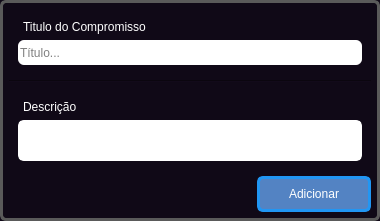
<?xml version="1.0" encoding="UTF-8"?>
<ui version="4.0">
 <class>Form</class>
 <widget class="QWidget" name="Form">
  <property name="geometry">
   <rect>
    <x>0</x>
    <y>0</y>
    <width>380</width>
    <height>221</height>
   </rect>
  </property>
  <property name="windowTitle">
   <string>Form</string>
  </property>
  <property name="styleSheet">
   <string notr="true">font: 63 9pt &quot;Inter 18pt SemiBold&quot;;
    background-color: #100917;
color: rgb(255, 255, 255);</string>
  </property>
  <layout class="QVBoxLayout" name="verticalLayout">
   <property name="leftMargin">
    <number>0</number>
   </property>
   <property name="topMargin">
    <number>0</number>
   </property>
   <property name="rightMargin">
    <number>0</number>
   </property>
   <property name="bottomMargin">
    <number>0</number>
   </property>
   <item alignment="Qt::AlignTop">
    <widget class="QWidget" name="local_cadastro" native="true">
     <property name="sizePolicy">
      <sizepolicy hsizetype="Expanding" vsizetype="Expanding">
       <horstretch>0</horstretch>
       <verstretch>0</verstretch>
      </sizepolicy>
     </property>
     <property name="minimumSize">
      <size>
       <width>0</width>
       <height>200</height>
      </size>
     </property>
     <property name="maximumSize">
      <size>
       <width>16777215</width>
       <height>16777215</height>
      </size>
     </property>
     <property name="styleSheet">
      <string notr="true">
QLabel{
	padding: 0px 2px;
	max-height:20px;
 	margin-top: 2px;
}

QLineEdit{
	color: rgb(0, 0, 0);
	background-color: rgb(255, 255, 255);
	max-height: 40px;   /* largura mínima */
	max-width: 500px;   /* largura mínima */
	min-height:25px;
    border-radius: 6px;
	border: none;
}
Line{
	background-color: rgb(255, 255, 255);
	max-height:2px;
}
#local_cadastro{
	
	
	
    border-radius: 6px;
    border: 3px solid #5a5a5a;

}</string>
     </property>
     <layout class="QVBoxLayout" name="verticalLayout_4">
      <item>
       <widget class="QWidget" name="widget" native="true">
        <layout class="QVBoxLayout" name="verticalLayout_2">
         <item>
          <widget class="QLabel" name="lbl_nome">
           <property name="maximumSize">
            <size>
             <width>200</width>
             <height>22</height>
            </size>
           </property>
           <property name="styleSheet">
            <string notr="true"/>
           </property>
           <property name="text">
            <string>Titulo do Compromisso</string>
           </property>
          </widget>
         </item>
         <item>
          <widget class="QLineEdit" name="lineEdit_funcao">
           <property name="minimumSize">
            <size>
             <width>0</width>
             <height>25</height>
            </size>
           </property>
           <property name="placeholderText">
            <string>Título...</string>
           </property>
          </widget>
         </item>
        </layout>
       </widget>
      </item>
      <item>
       <widget class="Line" name="separacao_8">
        <property name="orientation">
         <enum>Qt::Horizontal</enum>
        </property>
       </widget>
      </item>
      <item>
       <widget class="QWidget" name="widget_2" native="true">
        <layout class="QVBoxLayout" name="verticalLayout_3">
         <item>
          <widget class="QLabel" name="lbl_email">
           <property name="text">
            <string>Descrição</string>
           </property>
          </widget>
         </item>
         <item>
          <widget class="QTextEdit" name="textEdit_descricao">
           <property name="minimumSize">
            <size>
             <width>0</width>
             <height>25</height>
            </size>
           </property>
           <property name="maximumSize">
            <size>
             <width>506</width>
             <height>41</height>
            </size>
           </property>
           <property name="cursor" stdset="0">
            <cursorShape>PointingHandCursor</cursorShape>
           </property>
           <property name="focusPolicy">
            <enum>Qt::WheelFocus</enum>
           </property>
           <property name="styleSheet">
            <string notr="true">	color: #000000;
	background-color: rgb(255, 255, 255);
	max-height: 35px;   /* largura mínima */
	max-width: 500px;   /* largura mínima */
    border-radius: 6px;
	border: none;
    border-radius: 6px;
    border: 3px solid #ffffff;
  </string>
           </property>
           <property name="html">
            <string>&lt;!DOCTYPE HTML PUBLIC &quot;-//W3C//DTD HTML 4.0//EN&quot; &quot;http://www.w3.org/TR/REC-html40/strict.dtd&quot;&gt;
&lt;html&gt;&lt;head&gt;&lt;meta name=&quot;qrichtext&quot; content=&quot;1&quot; /&gt;&lt;style type=&quot;text/css&quot;&gt;
p, li { white-space: pre-wrap; }
&lt;/style&gt;&lt;/head&gt;&lt;body style=&quot; font-family:'Inter 18pt SemiBold'; font-size:9pt; font-weight:56; font-style:normal;&quot;&gt;
&lt;p style=&quot;-qt-paragraph-type:empty; margin-top:0px; margin-bottom:0px; margin-left:0px; margin-right:0px; -qt-block-indent:0; text-indent:0px;&quot;&gt;&lt;br /&gt;&lt;/p&gt;&lt;/body&gt;&lt;/html&gt;</string>
           </property>
          </widget>
         </item>
        </layout>
       </widget>
      </item>
      <item alignment="Qt::AlignRight">
       <widget class="QPushButton" name="btn_adicionar_evento">
        <property name="sizePolicy">
         <sizepolicy hsizetype="Fixed" vsizetype="Fixed">
          <horstretch>0</horstretch>
          <verstretch>0</verstretch>
         </sizepolicy>
        </property>
        <property name="minimumSize">
         <size>
          <width>114</width>
          <height>36</height>
         </size>
        </property>
        <property name="cursor">
         <cursorShape>PointingHandCursor</cursorShape>
        </property>
        <property name="styleSheet">
         <string notr="true">font: 63 12pt &quot;Inter 18pt SemiBold&quot;;
background-color: rgb(83, 131, 195);
border: 3px solid #2196F3;
color: white;
    border-radius: 6px;</string>
        </property>
        <property name="text">
         <string>Adicionar</string>
        </property>
        <property name="iconSize">
         <size>
          <width>24</width>
          <height>24</height>
         </size>
        </property>
       </widget>
      </item>
     </layout>
    </widget>
   </item>
  </layout>
 </widget>
 <resources/>
 <connections/>
</ui>
